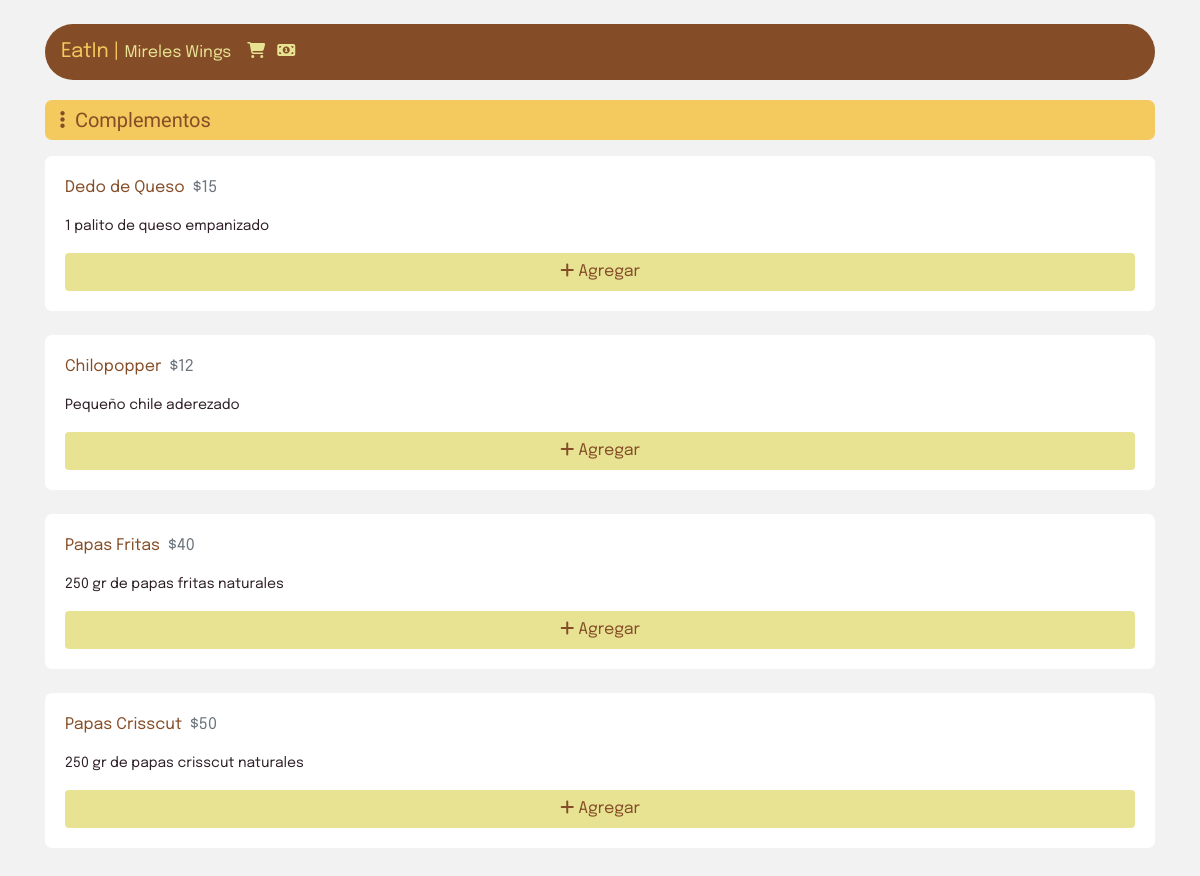
Page /seccion.php?s=complementos on the committed database.
### tables this page shows
CREATE TABLE `menu` (
  `idplatillo` int(11) NOT NULL,
  `nombre_platillo` varchar(200) DEFAULT NULL,
  `costo` varchar(200) DEFAULT NULL,
  `descripcion` varchar(3000) NOT NULL,
  `categoria` varchar(200) DEFAULT NULL
);

### seccion.php (the view, shortened to what this page needs)
<?php
$conexion=mysqli_connect("localhost", "root", "", "eatin");
$sect = $_GET['s'];
$seccion = ucfirst($_GET['s']);
?>
<!DOCTYPE html>
<html>
<head>
	<link rel="stylesheet" href="https://stackpath.bootstrapcdn.com/bootstrap/4.5.2/css/bootstrap.min.css">
</head>
<body style="font-family: Epilogue; background-color: #f2f2f2; color: #2E1F27;">
	<div class="container fixed-top" style="background-color: transparent;">
		<div class="row">
			<div class="col">
				<br>
				<div class="navbar navbar-expand-lg navbar-dark" style="background-color: #854D27; border-radius: 999px;">
				  <a class="navbar-brand" href="index.php" style="font-family: Epilogue; color: white;"><font color="#F4C95D">EatIn |</font> <small style="color: #E7E393;">Mireles Wings</small></a>
				  <span class="navbar-text">
				  	  <a href="cart.php" style="color: #E7E393;"><i class="fa fa-shopping-cart"></i>&nbsp;&nbsp;</a>
				      <a href="pago.php" style="color: #E7E393;"><i class="fa fa-money"></i></a>
				  </span>
				</div>
			</div>
		</div>
		<br>
	</div>
	<div class="container"  style="padding-top: 100px;">
		<p style="font-family: News Cycle; padding: 5px 10px; font-size: 20px; background-color: #F4C95D; color: #854D27; border-radius: 7px;">&nbsp;<i class="fas fa-ellipsis-v"></i>&nbsp;&nbsp;<?php echo $seccion;?></p>
		<?php
        $sql="SELECT * FROM menu WHERE categoria = '$sect'";
        $result=mysqli_query($conexion,$sql);
        while($mostrar=mysqli_fetch_array($result)){ ?>
		<div class="row">
			<div class="col-12">
				<div class="card" style="border: none; border-radius: 7px;">
				  <div class="card-body">
				    <p style="font-family: Epilogue; color: #854D27;"><?php echo $mostrar['nombre_platillo'];?>&nbsp;<span class="text-muted"> $<?php echo $mostrar['costo'];?></span></p>
				    <p style="font-size: 14px;">
				    	<?php echo $mostrar['descripcion'];?>
				    </p>
				    <div class="row">
				    	<div class="col-12">
				    	<a href="agregar.php?id=<?php echo $mostrar['idplatillo'];?>" class="btn btn-block" style="background-color: #E7E393; color: #854D27"><i class="fas fa-plus" style="color: #854D27"></i> Agregar</a>
					    </div>
				    </div>
				  </div>
				</div>
			</div>
		</div>
		<br>
		<?php } ?>
	</div>
	<br>
</body>
</html>

### rows in the picture
menu: nombre_platillo "Dedo de Queso", costo "15", descripcion "1 palito de queso empanizado"
menu: nombre_platillo "Chilopopper", costo "12", descripcion "Pequeño chile aderezado"
menu: nombre_platillo "Papas Fritas", costo "40", descripcion "250 gr de papas fritas naturales"
menu: nombre_platillo "Papas Crisscut", costo "50", descripcion "250 gr de papas crisscut naturales"

### other values in the picture
$seccion "Complementos"
